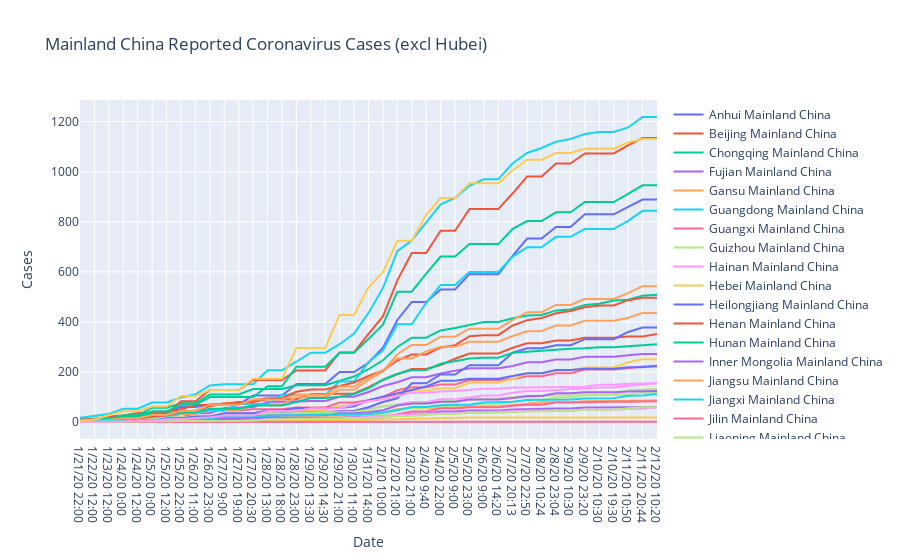

Notebook code cell kept with this figure:
### Code cell
import plotly.express as px


fig = px.line(final_df_MChina_exHubei,title="Mainland China Reported Coronavirus Cases (excl Hubei)", x="Date", y="Cases", color="name", line_group="name", hover_name="name",render_mode="svg")
fig.for_each_trace(lambda t: t.update(name=t.name.replace("name=", "")))
fig.show()
